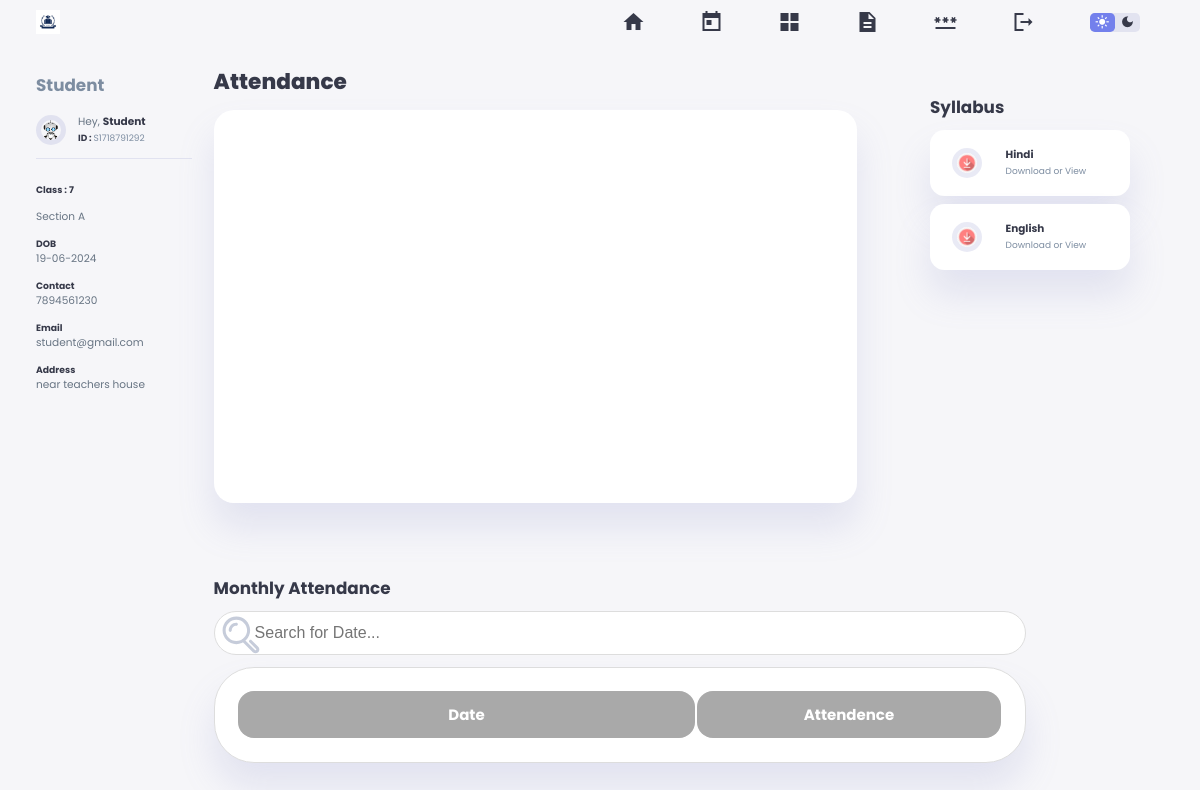
Page /student_panel/index.php (signed in) on the committed database.
### tables this page shows
CREATE TABLE `students` (
  `s_no` int(20) NOT NULL,
  `id` varchar(40) NOT NULL,
  `fname` varchar(100) NOT NULL,
  `lname` varchar(100) NOT NULL,
  `father` varchar(200) NOT NULL,
  `gender` varchar(10) NOT NULL,
  `class` varchar(20) NOT NULL,
  `section` varchar(50) NOT NULL,
  `dob` varchar(15) NOT NULL,
  `image` varchar(50) NOT NULL DEFAULT '1701517055user.png',
  `phone` varchar(15) NOT NULL,
  `email` varchar(100) NOT NULL,
  `address` varchar(200) NOT NULL,
  `city` varchar(50) NOT NULL,
  `zip` varchar(20) NOT NULL,
  `state` varchar(50) DEFAULT NULL,
  `request_date` varchar(30) DEFAULT NULL,
  `request_time` varchar(30) DEFAULT NULL,
  `request` varchar(30) DEFAULT NULL
);

CREATE TABLE `syllabus` (
  `s_no` int(20) NOT NULL,
  `class` varchar(50) NOT NULL,
  `subject` varchar(100) NOT NULL,
  `file` varchar(100) NOT NULL DEFAULT '-1'
);

### student_panel/index.php (the view, shortened to what this page needs)
<?php include("./verifyRoleRedirect.php"); ?>
<!DOCTYPE html>
<html lang="en">
<head>
    <link rel="stylesheet" href="style.css">
    <link href='https://unpkg.com/boxicons@2.1.4/css/boxicons.min.css' rel='stylesheet'>
</head>
<body>
    <header>
        <div class="logo" title="University Management System">
            <img src="./images/1.jpg" alt="">
        </div>
        <div class="navbar">
        <a href="index.php">
                <span class="material-icons-sharp">home</span>
            </a>
            <a href="timetable.php" onclick="timeTableAll()">
                <span class="material-icons-sharp">today</span>
            </a>
            <a href="exam.php">
                <span class="material-icons-sharp">grid_view</span>
            </a>
            <a href="workspace.php">
                <span class="material-icons-sharp">description</span>
            </a>
            <a href="password.php">
                <span class="material-icons-sharp">password</span>
            </a>
            <a href="logout.php">
                <span class="material-icons-sharp" onclick="">logout</span>
            </a>
        </div>
        <div class="theme-toggler">
            <span class="material-icons-sharp active">light_mode</span>
            <span class="material-icons-sharp">dark_mode</span>
        </div>
    </header>
    <d class="container">
        <aside>
            <div class="profile">
            <h2 class='text-muted'>Student</h2><br>
                <div class="top">
                    <?php
                    $id = $_SESSION['uid'];
                    $query_sql = "SELECT * FROM students WHERE id='$id'";
                    $result = mysqli_query($conn, $query_sql);
                    $row = $result->fetch_assoc();
                    echo "<div class='profile-photo'>
                        <img src='../studentUploads/" . $row['image'] . "'>
                    </div>";
                    ?>
                    <div class="info">
                        <?php
                        $id = $_SESSION['uid'];
                        $query = "select * from students where id='$id'";
                        $result = $conn->query($query);
                        if ($result->num_rows > 0) {
                            while ($row = $result->fetch_assoc()) {
                                echo "
                            <p>Hey, <b>" . $row["fname"] . "</b> </p>
                        <small class='text-muted'><b>ID&nbsp;:&nbsp;</b>" . $row["id"] . "</small>";
                            }
                        }
                        ?>
                    </div>
                </div>
                <div class="about">
                    <?php
                    $query = "select * from students where id='$id'";
                    $result = $conn->query($query);
                    if ($result->num_rows > 0) {
                        while ($row = $result->fetch_assoc()) {
                            echo "<p><h5>Class : " . $row["class"] . "</h5></p>
                    <p>Section " . $row["section"] . "</p>
                    <h5>DOB</h5>
                    <p>" . $row["dob"] . "</p>
                    <h5>Contact</h5>
                    <p>" . $row["phone"] . "</p>
                    <h5>Email</h5>
                    <p>" . $row["email"] . "</p>
                    <h5>Address</h5>
                    <p>" . $row["address"] . "</p>";
                        }
                    }
                    ?><br>
                </div>
            </div>
        </aside>
        <main>
            <h1>Attendance</h1>
            <div class="subjects">
                <div class="eg">
                    <div id="piechart"></div>
                </div>
            </div>
            <div class="timetable" id="timetable">
                <h2>Monthly Attendance</h2>
                <input type="text" id="myInput" onkeyup="myFunction()" placeholder="Search for Date...">
                <table id="myTable">
                    <tr class="header">
                        <th style="width:60%;">Date</th>
                        <th style="width:40%;">Attendence</th>
                    </tr>
                </table>
                <br><br>
            </div>
</main>
<div class="right">
            <div class="leaves  " style="margin-top: 20px;">
                <h2>Syllabus</h2>
                <?php
                $id = $_SESSION['uid'];
                $query_sql = "SELECT * FROM students WHERE id='$id'";
                $result = mysqli_query($conn, $query_sql);
                $row = $result->fetch_assoc();
                $class = $row['class'];
                $sql2 = "SELECT * FROM syllabus WHERE class='$class'";
                $result2 = mysqli_query($conn, $sql2);
                if ($result2->num_rows > 0) {
                    while ($row2 = $result2->fetch_assoc()) {
                        echo "<div class='teacher'>
                    <div class='profile-photo'>
                    <a href='../syllabusUploads/" . $row2['file'] . "'>
                    <img src='./images/profile-2.png' alt=''></div>
                    <div class='info'>
                        <h3>" . $row2['subject'] . "</h3>
                        <small class='text-muted'>Download or View</small>
                        </a>
                    </div>
                </div>";
                    }
                } else {
                    echo '<p style="padding-left: 20px;margin-top: 10px;">Syllabus not uploaded yet!</p>';
                }
                ?>
            </div>  </div>
</body>
</html>

### student_panel/style.css (style rules this page uses)
:root { --color-primary: #7380ec; --color-danger: #0544ca; --color-success: #41f1b6; --color-warning: #ffbb55; --color-white: #fff; --color-info: #7d8da1; --color-dark: #363949; --color-light: rgba(132, 139, 200, 0.18); --color-dark-varient: #677483; --color-background: #f6f6f9; --card-border-radius: 2rem; --border-radius-1: 0.4rem; --border-radius-2: 1.2rem; --card-padding: 1.8rem; --box-shadow: 0 2rem 3rem var(--color-light) }
* { margin:0; padding: 0; text-decoration: none; list-style: none; box-sizing: border-box; }
html { font-size: 14px; scroll-behavior: smooth; }
body { font-family: 'Poppins', sans-serif; font-size: .88rem; background: var(--color-background); user-select: none; overflow-x: hidden; color: var(--color-dark); }
* { color: var(--color-dark); }
img { display: block; width: 100%; }
h1 { font-weight: 800; font-size: 1.8rem; }
h2 { font-size: 1.4rem; }
h3 { font-size: .87rem; }
h5 { font-size: .77rem; }
small { font-size: .75rem; }
.text-muted { color: var(--color-info); }
p { color: var(--color-dark-varient); }
b { color: var(--color-dark); }
.container { position: relative; display: grid; width: 93%; margin: 0 3rem; gap: 1.8rem; grid-template-columns: 14rem auto 23rem; padding-top: 4rem; }
header { position: fixed; width: 100vw; z-index: 1000; background-color: var(--color-background); }
header .logo { display: flex; gap: .8rem; margin-right: auto; }
header .logo img { width: 2rem; height: 2rem; }
header, header .navbar { display: flex; align-items: center; justify-content: flex-end; padding: 0 3rem; color: var(--color-info); }
header .navbar a { display: flex; margin-left: 2rem; align-items: center; justify-content: space-between; position: relative; height: 3.7rem; transition: all 300ms ease; padding: 0 2rem; }
header .theme-toggler { background: var(--color-light); display: flex; justify-content: space-between; align-items: center; height: 1.6rem; width: 4.2rem; cursor: pointer; border-radius: var(--border-radius-1); margin-right: 2rem; }
header .theme-toggler span { font-size: 1.2rem; width: 50%; height: 100%; display: flex; align-items: center; justify-content: center; }
header .theme-toggler span.active { background-color: var(--color-primary); color: white; border-radius: var(--border-radius-1); }
aside .profile { margin-top: 2rem; width: 13rem; position: fixed; }
aside .profile .top { display: flex; align-items: center; gap: 1rem; border-bottom: 1px solid var(--color-light); padding-bottom: 1rem; }
.profile-photo { width: 6rem; height: 6rem; border-radius: 50%; overflow: hidden; border: 5px solid var(--color-light); transition: all 400ms ease; }
aside .profile .about p { padding-bottom: 1rem; }
aside .profile .about { margin-top: 1rem; }
main { position: relative; margin-top: 1.4rem; }
main .subjects { display: grid; grid-template-columns: repeat(5, 1fr); gap: 1.6rem; }
main .subjects > div { background-color: var(--color-white); padding: var(--card-padding); border-radius: var(--card-border-radius); margin-top: 1rem; box-shadow: var(--box-shadow); transition: all 300ms ease; }
main .timetable { margin-top: 2rem; }
main .timetable h2 { margin-bottom: .8rem; }
main .timetable table { background-color: var(--color-white); width: 100%; border-radius: var(--card-border-radius); padding: var(--card-padding); text-align: center; box-shadow: var(--box-shadow); transition: all 300ms ease; }
.right { margin-top: 2.2rem;padding-left: 1.5rem; }
.right .leaves { margin-top: 2rem; }
.right .leaves h2 { margin-bottom: .8rem; }
.teacher { margin-top: 5px; background: var(--color-white); display: flex; align-items: center; gap: 1rem; margin-bottom: .7rem; padding: 1.4rem var(--card-padding); border-radius: var(--border-radius-2); transition: all 300ms ease; box-shadow: var(--box-shadow); width: 90%; }
.profile-photo { width: 2.5rem; height: 2.5rem; border-radius: 50%; overflow: hidden; }
@media screen and (max-width: 1200px) { html { font-size: 12px; } }
@media screen and (max-width: 1200px) { .container { grid-template-columns: 13rem auto 20rem; } }
@media screen and (max-width: 1200px) { header { position: fixed; } }
@media screen and (max-width: 1200px) { .container { padding-top: 4rem; } }
@media screen and (max-width: 1200px) { header .navbar a { width: 4.5rem; padding: 0 1rem; } }
@media screen and (max-width: 1200px) { main .subjects { grid-template-columns: repeat(2, 1fr); gap: 1; } }
@media screen and (max-width: 1200px) { main .timetable { width: 150%; position: absolute; padding: 4rem 0 0 0; } }

### rows in the picture
students: image (picture), fname "Student", id "S1718791292", class "7", section "A", dob "19-06-2024", phone "7894561230", email "student@gmail.com", address "near teachers house"
syllabus: subject "Hindi"
syllabus: subject "English"
